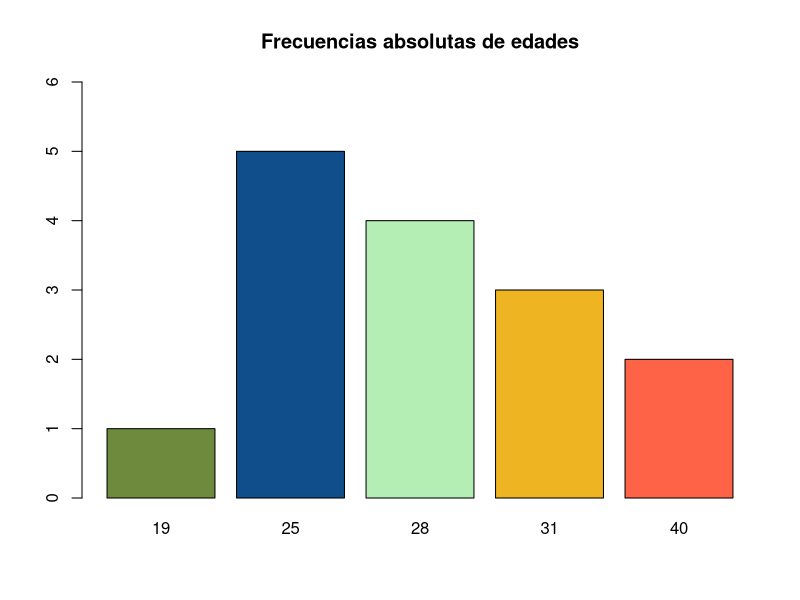
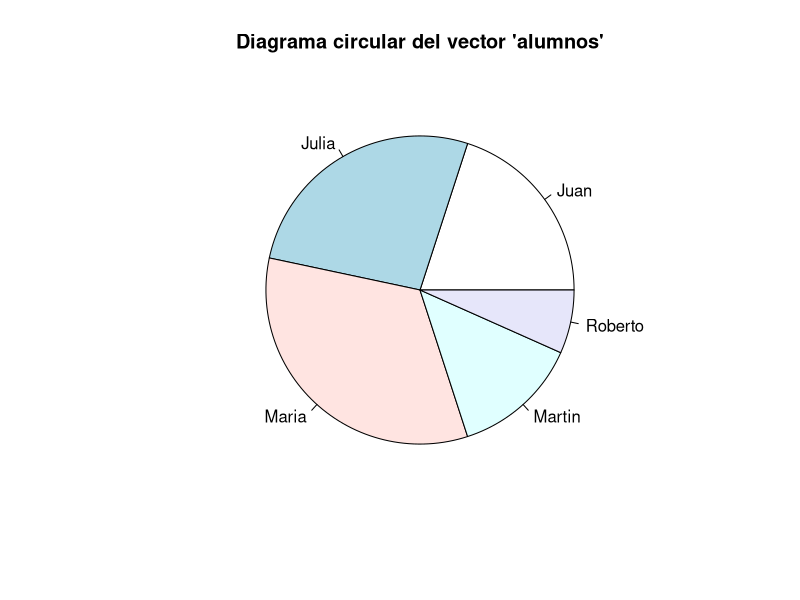
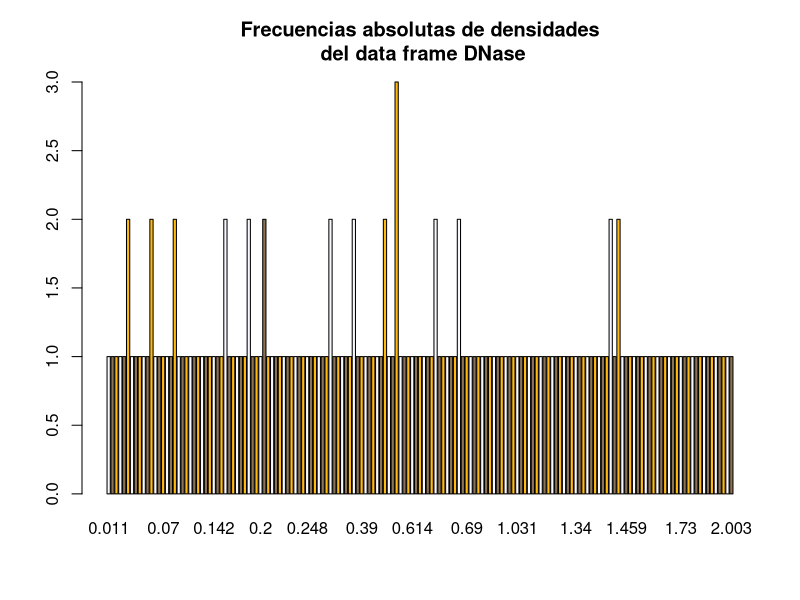
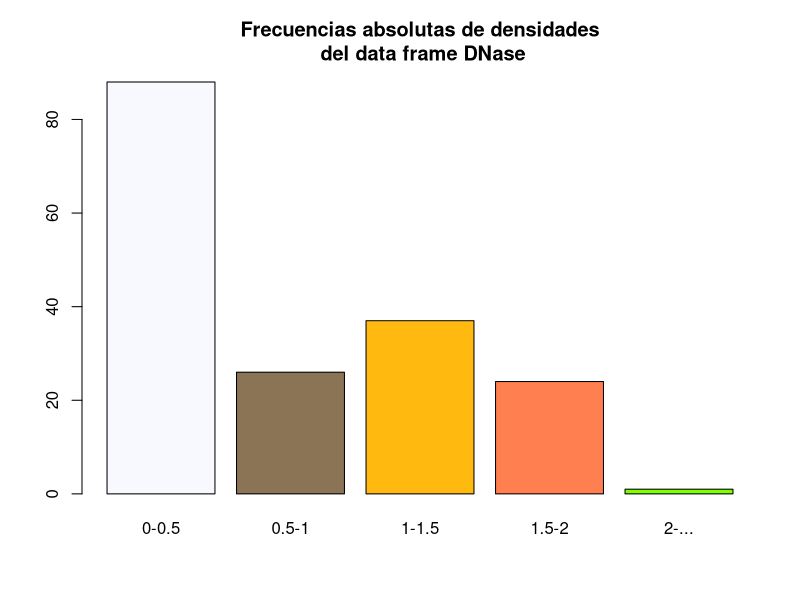

The R script that drew these images, in order:
## ---- chunk 1
knitr::opts_chunk$set(echo = TRUE)
## ---- chunk 2
alumnos = c(rep("Maria", 5), rep("Juan", 3), rep("Martin", 2), rep("Julia", 4), "Roberto")
## ---- chunk 3
table(alumnos)
## ---- chunk 4
library(gmodels)
edades = rev(c(rep(25, 5), rep(31, 3), rep(40, 2), rep(28, 4), 19))

#table(edades)
#length(edades)
#length(table(edades))
#sum(table(edades))

CrossTable(edades, prop.chisq = FALSE)
## ---- chunk 5
altura = c(rep(170, 5), rep(165, 3), rep(180, 2), rep(175, 4), 190)
peso = rev(c(rep(75, 5), rep(85, 3), rep(70, 2), rep(65, 4), 90))
table(altura, peso)
## ---- chunk 6
CrossTable(altura, edades, prop.chisq = FALSE)

#prop.table(table(altura, edades))
#prop.table(table(altura, edades), margin = 1)
#prop.table(table(altura, edades), margin = 2)
## ---- chunk 7
barplot(table(edades), 
        col = c("darkolivegreen4","dodgerblue4", "darkseagreen2", "goldenrod2", "tomato1"),
        main = "Frecuencias absolutas de edades", 
        ylim = c(0, 6))
## ---- chunk 8
pie(table(alumnos), main = "Diagrama circular del vector 'alumnos'")
## ---- chunk 9
table(DNase$density)
min(DNase$density)
max(DNase$density)
mean(DNase$density)

intervals = cut(DNase$density, breaks = c(0,0.5,1,1.5,2,Inf), right = FALSE, 
                 labels = c("0-0.5", "0.5-1", "1-1.5", "1.5-2", "2-..."))

DNase$density.rank = ordered(intervals)

str(DNase)
head(DNase, 5)

barplot(table(DNase$density),
        col = c("ghostwhite", "burlywood4", "darkgoldenrod1"),
        main = "Frecuencias absolutas de densidades\n del data frame DNase")

barplot(table(DNase$density.rank),
        col = c("ghostwhite", "burlywood4", "darkgoldenrod1", "coral", "chartreuse"),
        main = "Frecuencias absolutas de densidades\n del data frame DNase")

table(DNase$density.rank)
hist(DNase$density, breaks = c(0,0.5,1,1.5,2,Inf), right = FALSE, plot = FALSE)
